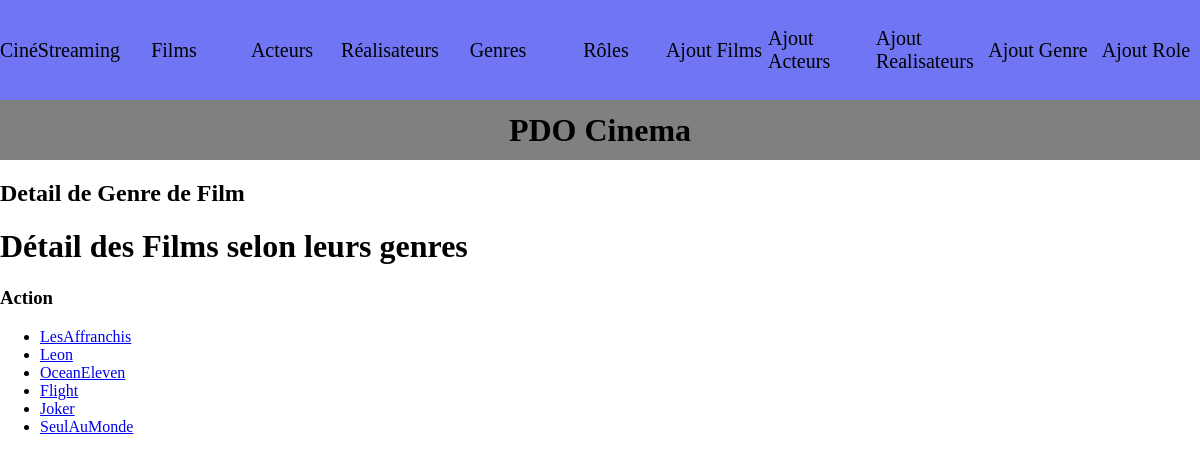
The app's page /index.php?action=detailGenre&id=1, older data.
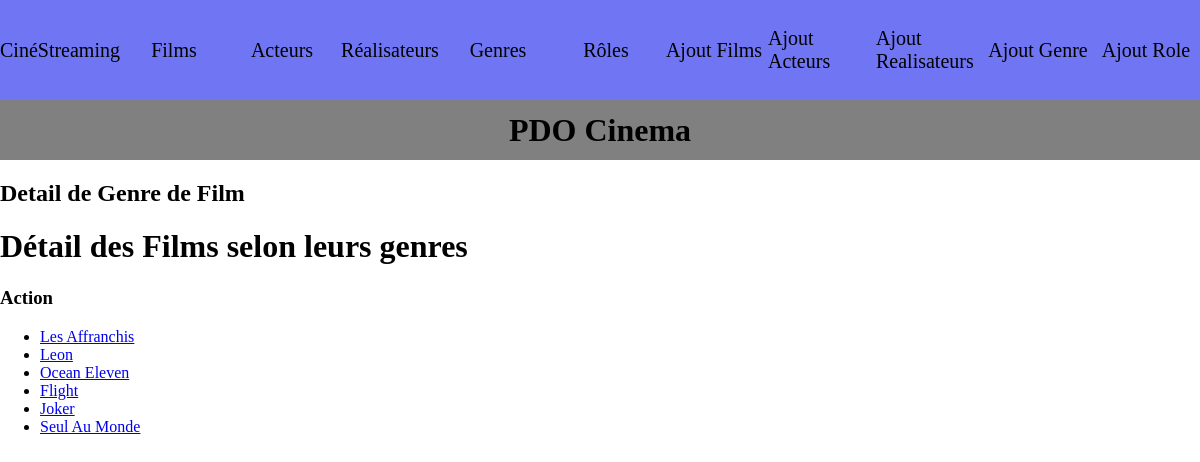
The same page, newer data.
### tables this page shows
CREATE TABLE IF NOT EXISTS `categorie` (
  `ID_Categorie` int(11) NOT NULL AUTO_INCREMENT,
  `Libelle_Film_Categorie` varchar(255) NOT NULL,
  PRIMARY KEY (`ID_Categorie`)
);

CREATE TABLE IF NOT EXISTS `films` (
  `ID_Films` int(11) NOT NULL AUTO_INCREMENT,
  `Titre_Film` varchar(50) NOT NULL,
  `AnneeSortieFilm` int(11) NOT NULL,
  `DureeFilm` int(11) NOT NULL,
  `Resume_Film` varchar(255) NOT NULL,
  `Note_Film` int(11) NOT NULL,
  `Affiche_Film` varchar(255) NOT NULL,
  `ID_Realisateur` int(11) NOT NULL,
  PRIMARY KEY (`ID_Films`),
  KEY `ID_Realisateur` (`ID_Realisateur`),
  CONSTRAINT `films_ibfk_1` FOREIGN KEY (`ID_Realisateur`) REFERENCES `realisateur` (`ID_Realisateur`)
);

### controller/CinemaController.php (called while the page is built, shortened)
<?php
class CinemaController {
public function detailGenre($id) {
    $pdo = Connect::seConnecter();
    $requeteGenreParID = $pdo->prepare("
        SELECT Libelle_Film_Categorie , Titre_Film , films.ID_Films , categorie.ID_Categorie
		FROM posseder
		INNER JOIN categorie ON posseder.ID_Categorie = categorie.ID_Categorie
		INNER JOIN films ON posseder.ID_Films = films.ID_Films
		WHERE posseder.ID_Categorie = :id");
    $requeteGenreParID->execute(['id' => $id]);
    $GenreParID = $requeteGenreParID->fetchAll();
    require "view/genre/detailGenre.php";
}
}
?>

### view/genre/detailGenre.php (the view, shortened to what this page needs)
<div>
    <h1>Détail des Films selon leurs genres</h1>
    <?php foreach ($GenreParID as $titre): ?>
        <h3> <?= $titre["Libelle_Film_Categorie"] ?> </h3>
            <?php break; ?>
     <?php endforeach; ?>
    <ul>
        <?php foreach ($GenreParID as $film): ?>
            <li>
                <a href="index.php?action=detailFilm&id=<?= $film['ID_Films'] ?>">
                    <?= $film["Titre_Film"] ?>
                </a>
            </li>
        <?php endforeach; ?>
    </ul>
</div>
<?php
require "view/template.php";
?>

Row changes from the older to the newer data that the page shows:
changed through a linked row, categorie "Action": films.Titre_Film "LesAffranchis" → "Les Affranchis"; films.Titre_Film "OceanEleven" → "Ocean Eleven"; films.Titre_Film "SeulAuMonde" → "Seul Au Monde"
